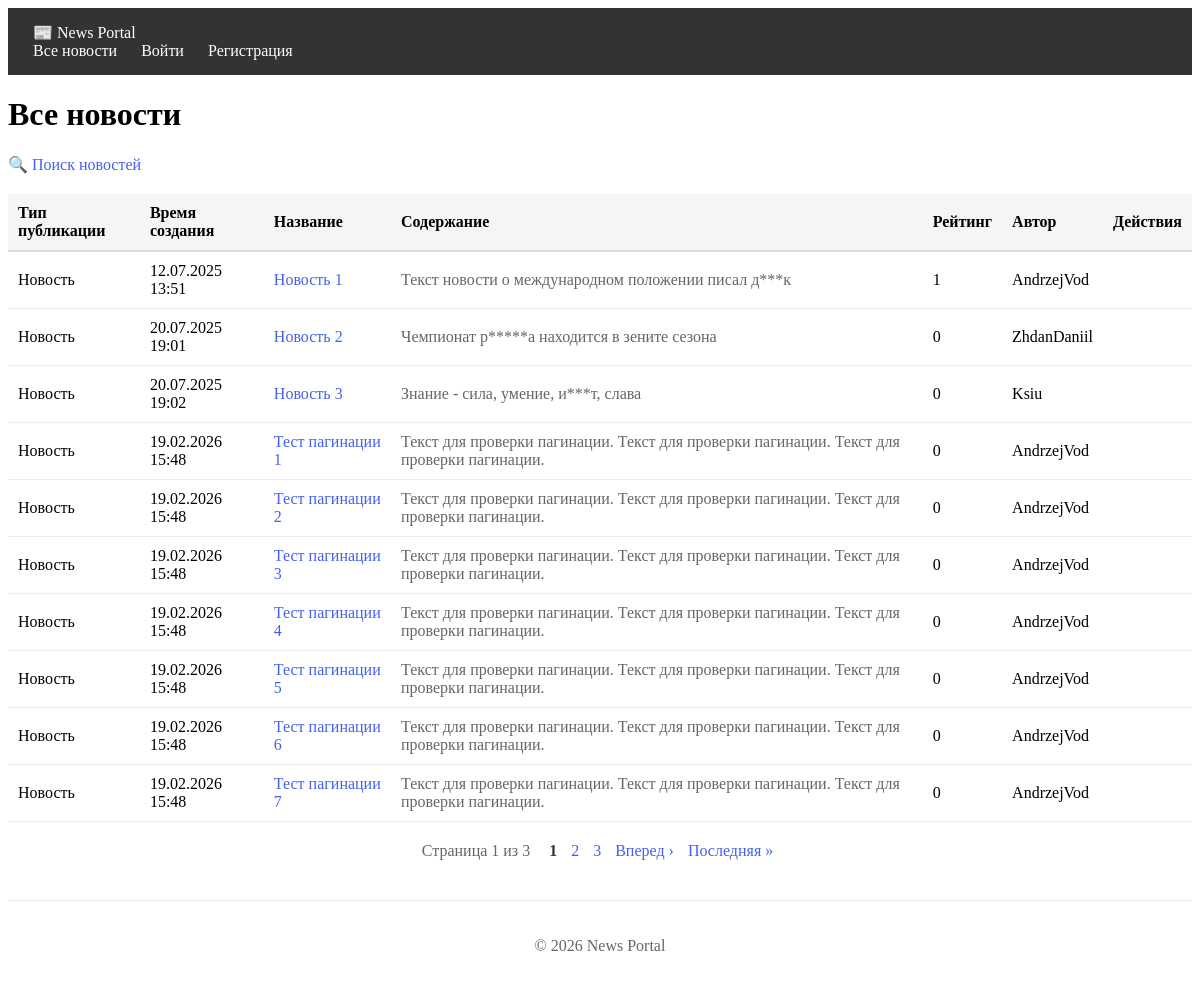
Page /news/ on the committed database.
### news/models.py (models this page shows, shortened)
class Post(models.Model):
    ARTICLE = 'article'
    NEWS = 'news'
    POST_TYPES = (
        (ARTICLE, 'Статья'),
        (NEWS, 'Новость'),
    )
    author = models.ForeignKey(Author, on_delete=models.CASCADE)
    type = models.CharField(choices=POST_TYPES, max_length=7)
    created_at = models.DateTimeField(auto_now_add=True)
    categories = models.ManyToManyField(Category, through='PostCategory')
    title = models.CharField(max_length=255)
    text = models.TextField()
    rating = models.IntegerField(default=0)
    def preview(self):
        return self.text[:124] + '...' if len(self.text) > 124 else self.text

class Author(models.Model):
    user = models.OneToOneField(User, on_delete=models.CASCADE)
    rating = models.IntegerField(default=0)

### news/views.py (the view)
# urls.py: path("", PostList.as_view(), name="post_list"),
class PostList(ListView):
    model = Post
    ordering = '-created_at'
    template_name = 'news.html'
    context_object_name = 'news'
    paginate_by = 10
    def get_queryset(self):
        return Post.objects.filter(type=Post.NEWS)
    def get_context_data(self, **kwargs):
        context = super().get_context_data(**kwargs)
        context['is_author'] = self.request.user.groups.filter(name='authors').exists()
        return context

### news/templatetags/custom_filters.py (called while the page is built)
@register.filter
def censor(value):
    if not value:
        return value
    bad_words = ['дурак', 'идиот', 'редиска', 'болван']
    result = value
    for word in bad_words:
        if len(word) > 2:
            censored = word[0] + '*' * (len(word) - 2) + word[-1]
        else:
            censored = '*' * len(word)
        result = re.sub(
            re.escape(word),
            censored,
            result,
            flags=re.IGNORECASE
        )
    return result

### templates/news.html (shortened to what this page needs)
{% extends 'flatpages/default.html' %}
{% load custom_filters %}
{% block content %}
<h1>Все новости</h1>
<div style="margin-bottom: 20px;">
    <a href="{% url 'news:search' %}" style="color: #4361ee; text-decoration: none;">🔍 Поиск новостей</a>
</div>
<table style="width: 100%; border-collapse: collapse; margin: 20px 0;">
    <thead>
        <tr style="background: #f5f5f5; border-bottom: 2px solid #ddd;">
            <th style="padding: 10px; text-align: left;">Тип публикации</th>
            <th style="padding: 10px; text-align: left;">Время создания</th>
            <th style="padding: 10px; text-align: left;">Название</th>
            <th style="padding: 10px; text-align: left;">Содержание</th>
            <th style="padding: 10px; text-align: left;">Рейтинг</th>
            <th style="padding: 10px; text-align: left;">Автор</th>
            <th style="padding: 10px; text-align: left;">Действия</th>
        </tr>
    </thead>
    <tbody>
        {% for item in news %}
        <tr style="border-bottom: 1px solid #eee;">
            <td style="padding: 10px;">{{ item.get_type_display }}</td>
            <td style="padding: 10px;">{{ item.created_at|date:"d.m.Y H:i" }}</td>
            <td style="padding: 10px;">
                <a href="{% url 'news:post_detail' pk=item.pk %}"
                   style="color: #4361ee; text-decoration: none; font-weight: 500;">
                    {{ item.title|censor }}
                </a>
            </td>
            <td style="padding: 10px; color: #666;">{{ item.preview|censor }}</td>
            <td style="padding: 10px;">{{ item.rating }}</td>
            <td style="padding: 10px;">{{ item.author.user.username }}</td>
            <td style="padding: 10px;">
            </td>
        </tr>
        {% empty %}
        <tr>
            <td colspan="7" style="padding: 20px; text-align: center; color: #666;">
                Новостей пока нет.
            </td>
        </tr>
        {% endfor %}
    </tbody>
</table>
{% if is_paginated %}
<div style="margin: 20px 0; text-align: center;">
    <span style="margin-right: 10px; color: #666;">
        Страница {{ page_obj.number }} из {{ page_obj.paginator.num_pages }}
    </span>
    {% for num in page_obj.paginator.page_range %}
        {% if page_obj.number == num %}
            <span style="margin: 0 5px; font-weight: bold; color: #333;">{{ num }}</span>
        {% elif num > page_obj.number|add:'-3' and num < page_obj.number|add:'3' %}
            <a href="?page={{ num }}" style="margin: 0 5px; color: #4361ee; text-decoration: none;">{{ num }}</a>
        {% endif %}
    {% endfor %}
    {% if page_obj.has_next %}
        <a href="?page={{ page_obj.next_page_number }}" style="margin: 0 5px; color: #4361ee; text-decoration: none;">Вперед ›</a>
        <a href="?page={{ page_obj.paginator.num_pages }}" style="margin: 0 5px; color: #4361ee; text-decoration: none;">Последняя »</a>
    {% endif %}
</div>
{% endif %}
{% endblock content %}

### rows in the picture
Post: type "Новость", created_at "12.07.2025 13:51", title|censor "Новость 1", preview|censor "Текст новости о международном положении писал д***к", rating "1", author.user.username "AndrzejVod"
Post: type "Новость", created_at "20.07.2025 19:01", title|censor "Новость 2", preview|censor "Чемпионат р*****а находится в зените сезона", rating "0", author.user.username "ZhdanDaniil"
Post: type "Новость", created_at "20.07.2025 19:02", title|censor "Новость 3", preview|censor "Знание - сила, умение, и***т, слава", rating "0", author.user.username "Ksiu"
Post: type "Новость", created_at "19.02.2026 15:48", title|censor "Тест пагинации 1", preview|censor "Текст для проверки пагинации. Текст для проверки пагинации. Текст для проверки пагинации.", rating "0", author.user.username "AndrzejVod"
Post: type "Новость", created_at "19.02.2026 15:48", title|censor "Тест пагинации 2", preview|censor "Текст для проверки пагинации. Текст для проверки пагинации. Текст для проверки пагинации.", rating "0", author.user.username "AndrzejVod"
Post: type "Новость", created_at "19.02.2026 15:48", title|censor "Тест пагинации 3", preview|censor "Текст для проверки пагинации. Текст для проверки пагинации. Текст для проверки пагинации.", rating "0", author.user.username "AndrzejVod"
Post: type "Новость", created_at "19.02.2026 15:48", title|censor "Тест пагинации 4", preview|censor "Текст для проверки пагинации. Текст для проверки пагинации. Текст для проверки пагинации.", rating "0", author.user.username "AndrzejVod"
Post: type "Новость", created_at "19.02.2026 15:48", title|censor "Тест пагинации 5", preview|censor "Текст для проверки пагинации. Текст для проверки пагинации. Текст для проверки пагинации.", rating "0", author.user.username "AndrzejVod"
Post: type "Новость", created_at "19.02.2026 15:48", title|censor "Тест пагинации 6", preview|censor "Текст для проверки пагинации. Текст для проверки пагинации. Текст для проверки пагинации.", rating "0", author.user.username "AndrzejVod"
Post: type "Новость", created_at "19.02.2026 15:48", title|censor "Тест пагинации 7", preview|censor "Текст для проверки пагинации. Текст для проверки пагинации. Текст для проверки пагинации.", rating "0", author.user.username "AndrzejVod"

### other values in the picture
{{ page_obj.number }} "1"
{{ page_obj.paginator.num_pages }} "3"
{{ num }} "1"
{{ num }} "2" "3"
